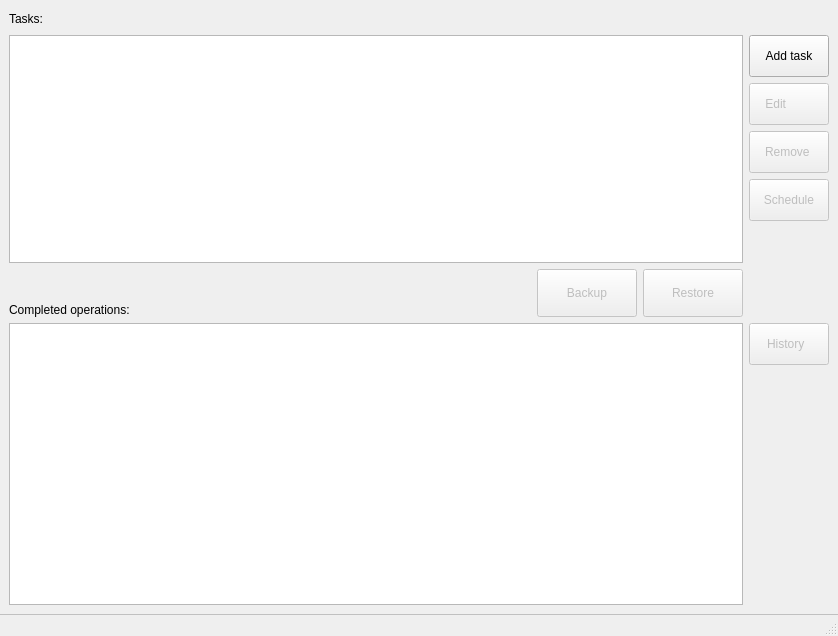
<?xml version="1.0" encoding="UTF-8"?>
<ui version="4.0">
 <class>MainWindow</class>
 <widget class="QMainWindow" name="MainWindow">
  <property name="geometry">
   <rect>
    <x>0</x>
    <y>0</y>
    <width>838</width>
    <height>636</height>
   </rect>
  </property>
  <property name="minimumSize">
   <size>
    <width>800</width>
    <height>500</height>
   </size>
  </property>
  <property name="windowTitle">
   <string>RocketCopy</string>
  </property>
  <property name="windowIcon">
   <iconset>
    <normalon>:/img/UI/rsc/1 (2).png</normalon>
   </iconset>
  </property>
  <property name="styleSheet">
   <string notr="true">font: 10pt &quot;Segoe UI Symbol&quot;;</string>
  </property>
  <widget class="QWidget" name="centralwidget">
   <layout class="QVBoxLayout" name="verticalLayout_4">
    <property name="leftMargin">
     <number>9</number>
    </property>
    <property name="topMargin">
     <number>9</number>
    </property>
    <property name="bottomMargin">
     <number>9</number>
    </property>
    <item>
     <layout class="QHBoxLayout" name="horizontalLayout_2">
      <item>
       <widget class="QLabel" name="label">
        <property name="sizePolicy">
         <sizepolicy hsizetype="Preferred" vsizetype="Preferred">
          <horstretch>0</horstretch>
          <verstretch>0</verstretch>
         </sizepolicy>
        </property>
        <property name="text">
         <string>Tasks:</string>
        </property>
       </widget>
      </item>
      <item>
       <spacer name="horizontalSpacer_2">
        <property name="orientation">
         <enum>Qt::Horizontal</enum>
        </property>
        <property name="sizeHint" stdset="0">
         <size>
          <width>40</width>
          <height>20</height>
         </size>
        </property>
       </spacer>
      </item>
     </layout>
    </item>
    <item>
     <layout class="QHBoxLayout" name="horizontalLayout_3">
      <item>
       <layout class="QVBoxLayout" name="verticalLayout_2">
        <item>
         <widget class="QTableView" name="tableView">
          <property name="editTriggers">
           <set>QAbstractItemView::NoEditTriggers</set>
          </property>
          <property name="selectionMode">
           <enum>QAbstractItemView::SingleSelection</enum>
          </property>
          <property name="selectionBehavior">
           <enum>QAbstractItemView::SelectRows</enum>
          </property>
         </widget>
        </item>
        <item>
         <layout class="QHBoxLayout" name="horizontalLayout">
          <item>
           <widget class="QLabel" name="label_2">
            <property name="text">
             <string>Completed operations:</string>
            </property>
            <property name="alignment">
             <set>Qt::AlignBottom|Qt::AlignLeading|Qt::AlignLeft</set>
            </property>
           </widget>
          </item>
          <item>
           <spacer name="horizontalSpacer">
            <property name="orientation">
             <enum>Qt::Horizontal</enum>
            </property>
            <property name="sizeHint" stdset="0">
             <size>
              <width>40</width>
              <height>20</height>
             </size>
            </property>
           </spacer>
          </item>
          <item>
           <widget class="QPushButton" name="btnBackup">
            <property name="enabled">
             <bool>false</bool>
            </property>
            <property name="minimumSize">
             <size>
              <width>100</width>
              <height>48</height>
             </size>
            </property>
            <property name="text">
             <string>Backup</string>
            </property>
            <property name="icon">
             <iconset>
              <normalon>:/img/UI/rsc/backup.png</normalon>
             </iconset>
            </property>
            <property name="iconSize">
             <size>
              <width>24</width>
              <height>24</height>
             </size>
            </property>
           </widget>
          </item>
          <item>
           <widget class="QPushButton" name="btnRestore">
            <property name="enabled">
             <bool>false</bool>
            </property>
            <property name="minimumSize">
             <size>
              <width>100</width>
              <height>48</height>
             </size>
            </property>
            <property name="text">
             <string>Restore</string>
            </property>
            <property name="icon">
             <iconset>
              <normalon>:/img/UI/rsc/restore.png</normalon>
             </iconset>
            </property>
            <property name="iconSize">
             <size>
              <width>24</width>
              <height>24</height>
             </size>
            </property>
           </widget>
          </item>
         </layout>
        </item>
       </layout>
      </item>
      <item>
       <layout class="QVBoxLayout" name="verticalLayout">
        <item>
         <widget class="QPushButton" name="btnNew">
          <property name="enabled">
           <bool>true</bool>
          </property>
          <property name="minimumSize">
           <size>
            <width>0</width>
            <height>42</height>
           </size>
          </property>
          <property name="text">
           <string>Add task</string>
          </property>
          <property name="icon">
           <iconset>
            <normalon>:/img/UI/rsc/task_add.png</normalon>
           </iconset>
          </property>
         </widget>
        </item>
        <item>
         <widget class="QPushButton" name="btnEdit">
          <property name="enabled">
           <bool>false</bool>
          </property>
          <property name="minimumSize">
           <size>
            <width>0</width>
            <height>42</height>
           </size>
          </property>
          <property name="text">
           <string>Edit        </string>
          </property>
          <property name="icon">
           <iconset>
            <normalon>:/img/UI/rsc/task.png</normalon>
           </iconset>
          </property>
         </widget>
        </item>
        <item>
         <widget class="QPushButton" name="btnRemove">
          <property name="enabled">
           <bool>false</bool>
          </property>
          <property name="minimumSize">
           <size>
            <width>0</width>
            <height>42</height>
           </size>
          </property>
          <property name="text">
           <string>Remove </string>
          </property>
          <property name="icon">
           <iconset>
            <normalon>:/img/UI/rsc/task_remove.png</normalon>
           </iconset>
          </property>
         </widget>
        </item>
        <item>
         <widget class="QPushButton" name="btnSchedule">
          <property name="enabled">
           <bool>false</bool>
          </property>
          <property name="minimumSize">
           <size>
            <width>0</width>
            <height>42</height>
           </size>
          </property>
          <property name="text">
           <string>Schedule</string>
          </property>
          <property name="icon">
           <iconset>
            <normalon>:/img/UI/rsc/gnome-schedule-icon.png</normalon>
           </iconset>
          </property>
         </widget>
        </item>
        <item>
         <spacer name="verticalSpacer">
          <property name="orientation">
           <enum>Qt::Vertical</enum>
          </property>
          <property name="sizeHint" stdset="0">
           <size>
            <width>20</width>
            <height>40</height>
           </size>
          </property>
         </spacer>
        </item>
       </layout>
      </item>
     </layout>
    </item>
    <item>
     <layout class="QHBoxLayout" name="horizontalLayout_4">
      <item>
       <widget class="QTextEdit" name="txtLog">
        <property name="readOnly">
         <bool>true</bool>
        </property>
       </widget>
      </item>
      <item>
       <layout class="QVBoxLayout" name="verticalLayout_3">
        <item>
         <widget class="QPushButton" name="btnHistory">
          <property name="enabled">
           <bool>false</bool>
          </property>
          <property name="minimumSize">
           <size>
            <width>0</width>
            <height>42</height>
           </size>
          </property>
          <property name="text">
           <string>History  </string>
          </property>
          <property name="icon">
           <iconset>
            <normalon>:/img/UI/rsc/history-icon-png-4683.png</normalon>
           </iconset>
          </property>
         </widget>
        </item>
        <item>
         <spacer name="verticalSpacer_2">
          <property name="orientation">
           <enum>Qt::Vertical</enum>
          </property>
          <property name="sizeHint" stdset="0">
           <size>
            <width>20</width>
            <height>40</height>
           </size>
          </property>
         </spacer>
        </item>
       </layout>
      </item>
     </layout>
    </item>
   </layout>
  </widget>
  <widget class="QStatusBar" name="statusBar">
   <property name="contextMenuPolicy">
    <enum>Qt::NoContextMenu</enum>
   </property>
   <property name="autoFillBackground">
    <bool>false</bool>
   </property>
   <property name="styleSheet">
    <string notr="true">QStatusBar{border-top: 1px outset grey;}</string>
   </property>
   <property name="sizeGripEnabled">
    <bool>true</bool>
   </property>
  </widget>
 </widget>
 <resources>
  <include location="../rsc.qrc"/>
 </resources>
 <connections/>
</ui>
